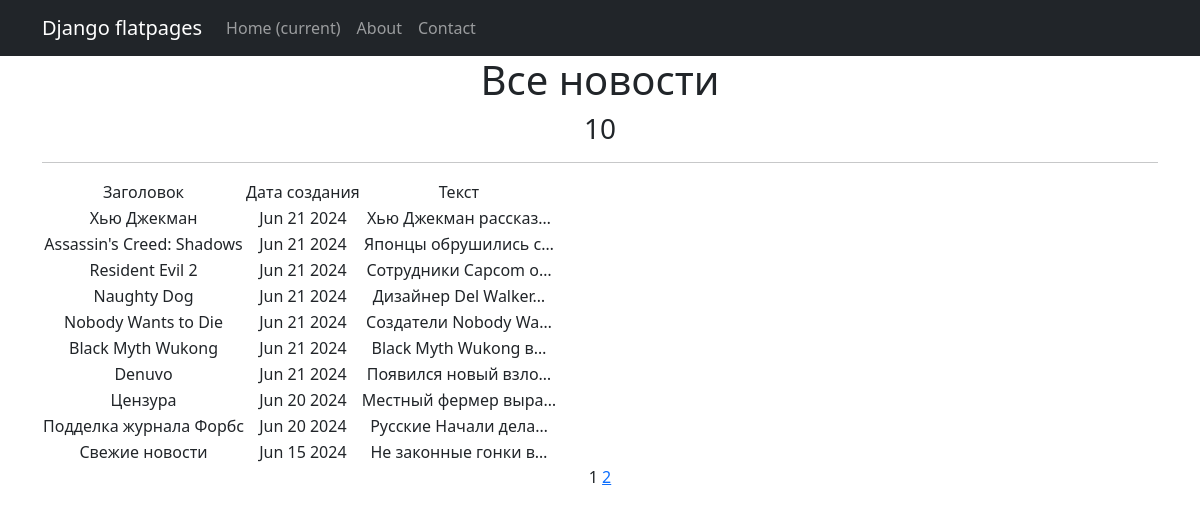
Page /news/ on the committed database.
### news/models.py (models this page shows, shortened)
class Post(models.Model):
    ARTICLE = 'AR'
    NEWS = 'NW'
    POST_TYPE = [
        (ARTICLE, 'Статья'),
        (NEWS, 'Новость')
    ]
    author = models.ForeignKey(Author, on_delete=models.CASCADE, verbose_name='Автор')
    categoryType = models.CharField(max_length=2, choices=POST_TYPE, default=ARTICLE, verbose_name='Тип')
    dateCreation = models.DateTimeField(auto_now_add=True, verbose_name='Дата создания')
    postCategory = models.ManyToManyField(Category, through='PostCategory', verbose_name='Категория')
    title = models.CharField(max_length=128, verbose_name='Заголовок')
    text = models.TextField(verbose_name='Текст')
    rating = models.SmallIntegerField(default=0, verbose_name='Рейтинг')

### news/views.py (the view)
# urls.py: path('', PostsList.as_view(), name='news_list'),
class PostsList(ListView):
    model = Post
    ordering = '-dateCreation'
    template_name = 'news.html'
    context_object_name = 'posts'
    paginate_by = 10
    def get_context_data(self, **kwargs):
        context = super().get_context_data(**kwargs)
        context['time_now'] = datetime.utcnow()
        return context

### news/templatetags/custom_filters.py (called while the page is built)
@register.filter()
def censor(text):
    for bad_word in bad_words:
        if bad_word in text:
            filtered_word = bad_word[0] + "*" * (len(bad_word) - 1)
            text = text.replace(bad_word, filtered_word)
    return text

### news/templatetags/custom_tags.py (called while the page is built)
@register.simple_tag(takes_context=True)
def url_replace(context, **kwargs):
    d = context['request'].GET.copy()
    for k, v in kwargs.items():
        d[k] = v
    return d.urlencode()

### templates/news.html (shortened to what this page needs)
{% extends 'flatpages/default.html' %}
{% load custom_filters %}
{% load custom_tags %}
{% block content %}
    <h1>Все новости</h1>
    <h3> {{ posts|length }} </h3>
    <hr>
    {% if posts %}
       <table>
            <tr>
               <td>Заголовок</td>
               <td>Дата создания</td>
               <td>Текст</td>
           </tr>
           {% for news in posts %}
           <tr>
               <td>{{ news.title|censor }}</td>
               <td>{{ news.dateCreation| date:'M d Y' }}</td>
               <td>{{ news.text|truncatechars:20|censor }}</td>
           </tr>
           {% endfor %}
       </table>
   {% else %}
       <h2>Новостей нет!</h2>
   {% endif %}
   {{ page_obj.number }}
   {% if page_obj.has_next %}
       <a href="?{% url_replace page=page_obj.next_page_number %}">{{ page_obj.next_page_number }}</a>
   {% endif %}
{% endblock content %}

### templates/flatpages/default.html (shortened to what this page needs)
<!DOCTYPE html>
<html lang="en">
    <head>
        {% load static %}
        <link href="{% static 'css/styles.css' %}" rel="stylesheet" />
    </head>
    <body>
        <nav class="navbar navbar-expand-lg navbar-dark bg-dark static-top">
   <div class="container">
       <a class="navbar-brand" href="#">Django flatpages</a>
       <div class="collapse navbar-collapse" id="navbarResponsive">
           <ul class="navbar-nav ml-auto">
               <li class="nav-item active">
                   <a class="nav-link" href="#">Home
                       <span class="sr-only">(current)</span>
                   </a>
               </li>
               <li class="nav-item">
                   <a class="nav-link" href="/about/">About</a>
               </li>
               <li class="nav-item">
                   <a class="nav-link" href="/contacts/">Contact</a>
               </li>
           </ul>
       </div>
   </div>
</nav>
        <div class="container">
            <div class="row">
                <div class="col-lg-12 text-center">
                    {% block content %}{% endblock content %}
                </div>
            </div>
        </div>
    </body>
</html>

### rows in the picture
Post: title|censor "Хью Джекман", dateCreation "Jun 21 2024", text|censor "Хью Джекман рассказ…"
Post: title|censor "Assassin's Creed: Shadows", dateCreation "Jun 21 2024", text|censor "Японцы обрушились с…"
Post: title|censor "Resident Evil 2", dateCreation "Jun 21 2024", text|censor "Сотрудники Capcom о…"
Post: title|censor "Naughty Dog", dateCreation "Jun 21 2024", text|censor "Дизайнер Del Walker…"
Post: title|censor "Nobody Wants to Die", dateCreation "Jun 21 2024", text|censor "Создатели Nobody Wa…"
Post: title|censor "Black Myth Wukong", dateCreation "Jun 21 2024", text|censor "Black Myth Wukong в…"
Post: title|censor "Denuvo", dateCreation "Jun 21 2024", text|censor "Появился новый взло…"
Post: title|censor "Цензура", dateCreation "Jun 20 2024", text|censor "Местный фермер выра…"
Post: title|censor "Подделка журнала Форбс", dateCreation "Jun 20 2024", text|censor "Русские Начали дела…"
Post: title|censor "Свежие новости", dateCreation "Jun 15 2024", text|censor "Не законные гонки в…"

### other values in the picture
{{ posts|length }} "10"
{{ page_obj.number }} "1"
{{ page_obj.next_page_number }} "2"
